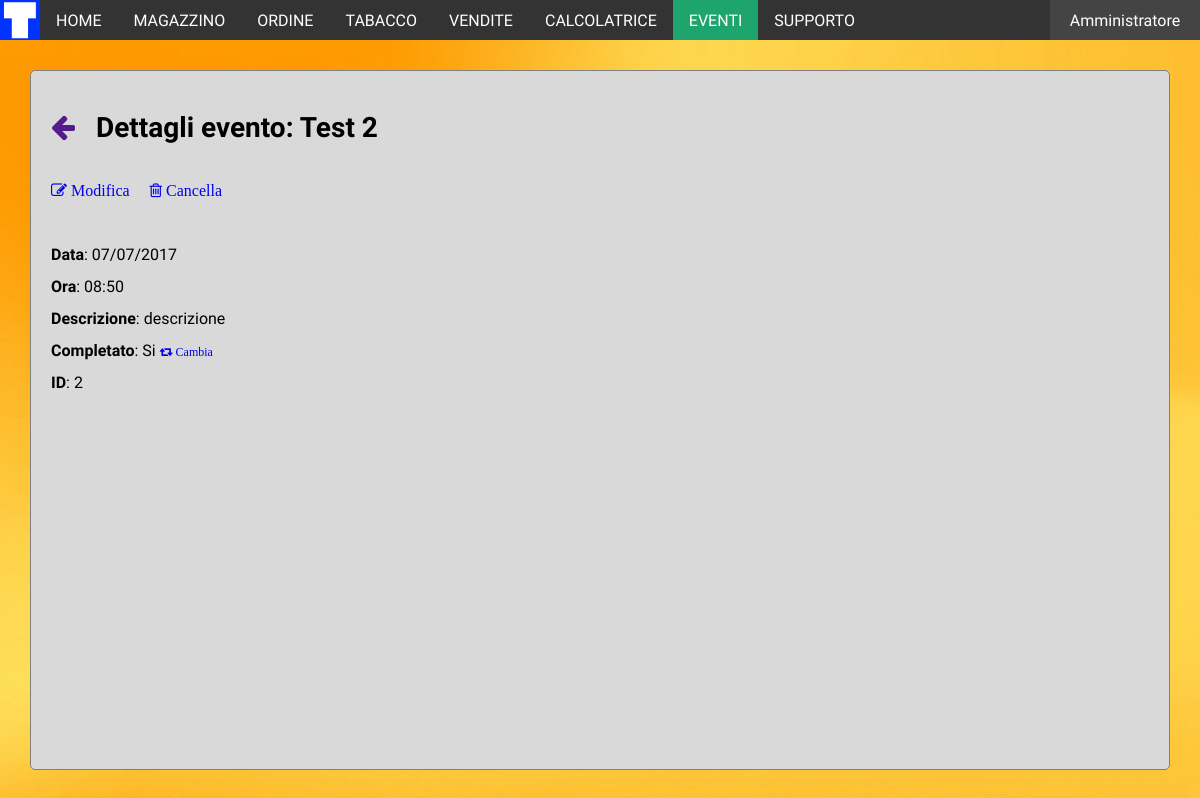
Screenshot of /evento.php?id=2 (signed in) with the database file from the repository.
### tables this page shows
CREATE TABLE `evento` (
  `id` int(11) NOT NULL,
  `titolo` varchar(50) NOT NULL,
  `data` datetime NOT NULL,
  `descrizione` text,
  `completato` tinyint(4) NOT NULL,
  `tabaccheria` int(11) NOT NULL,
  `comune` varchar(75) NOT NULL,
  `provincia` varchar(2) NOT NULL
);

### php/session.php (called while the page is built, shortened)
<?php
$tabaccheria_numero = $_SESSION['num_tabaccheria'];
$tabaccheria_provincia = $_SESSION['provincia'];
$tabaccheria_comune = $_SESSION['comune'];
?>

### evento.php (the view, shortened to what this page needs)
<?php
include("php/session.php");
$result = mysqli_query($conn,"SELECT * FROM evento WHERE id = '".$_GET["id"]."' AND tabaccheria = '".$tabaccheria_numero."' AND provincia = '"
                            .$tabaccheria_provincia."' AND comune = '".$tabaccheria_comune."';");
if ($result==false) {
    $_SESSION["dettagli_errore"] = "L'ID dell'evento non è trovato nel database";
    $_SESSION["titolo_errore"] = mysqli_error($conn);
    header("Location: php/error.php");
} else {
    $evento = mysqli_fetch_assoc($result);
}
?>
<html>
    <head>
        <link rel="stylesheet" href="https://cdnjs.cloudflare.com/ajax/libs/font-awesome/4.7.0/css/font-awesome.min.css">
        <link rel="stylesheet" href="css/navigation.css">
        <link rel="stylesheet" href="css/gestionale.css">
        <link rel="stylesheet" href="css/base.css">
    </head>
    <body>
        <?php
            include("navigation.php");
        ?>
        <div class=box style="padding-left:20px;line-height:2;">
            <h1><a href="" onclick="window.history.back();" class="fa">&#xf060;</a> &nbsp; Dettagli evento: <?php echo $evento["titolo"]; ?></h1>
            <a href='modificaevento.php?id=<?php echo $_GET["id"]; ?>' class="fa fa-pencil-square-o"> Modifica</a> &nbsp; &nbsp; <a
                href='eliminaevento.php?id=<?php echo $_GET["id"]; ?>' class="fa fa-trash-o"> Cancella</a>
            <br/><br/>
            <b>Data</b>: <?php echo date("d/m/Y", strtotime($evento["data"])); ?><br/>
            <b>Ora</b>: <?php echo date("H:i", strtotime($evento["data"])); ?><br/>
            <b>Descrizione</b>: <?php echo $evento["descrizione"]; ?><br/>
            <b>Completato</b>: <?php if ($evento["completato"]==0) { echo "No"; } else { echo "Si"; } ?>
                <a href='php/toggleevento.php?id=<?php echo $_GET["id"]; ?>' class="fa fa-retweet" style='font-size:12px'> Cambia</a><br/>
            <b>ID</b>: <?php echo $evento["id"]; ?>
        </div>
    </body>
</html>

### css/navigation.css (style rules this page uses)
body { margin: 0; }

### css/gestionale.css (style rules this page uses)
.box { position: absolute; background-color: #d9d9d9; top: 70px; left: 30px; bottom: 30px; right: 30px; border: solid 1px gray; border-radius: 5px; padding: 10px; overflow: auto; }

### css/base.css (style rules this page uses)
body { font-family: 'RobotoDraft', Arial, sans-serif; }
a { text-decoration: none; }
h1 { font-size: 28px; }

### rows the page displays
evento: titolo "Test 2", data "07/07/2017", data "08:50", descrizione "descrizione", id "2"

### other values shown
$logged_user_nome "Amministratore"
